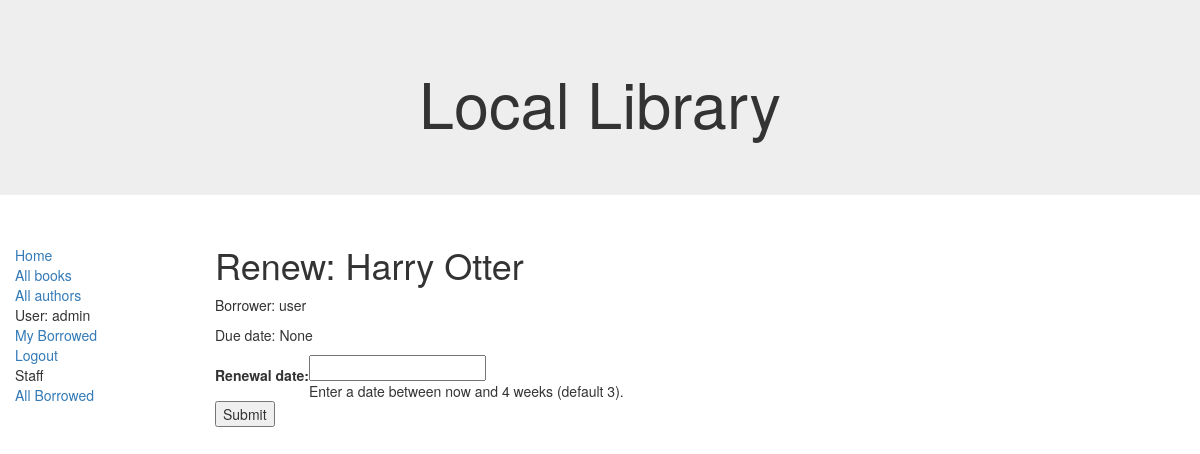
/catalog/book/2d61dfd7-d52b-4570-8035-cf29d2fbf304/renew/ (signed in), run on the app's committed database.
### catalog/models.py (models this page shows, shortened)
class BookInstance(models.Model):
    id = models.UUIDField(primary_key=True, default=uuid.uuid4,
                          help_text="Unique ID for this particular book across whole library")
    book = models.ForeignKey('Book', on_delete=models.SET_NULL, null=True)
    imprint = models.CharField(max_length=200)
    due_back = models.DateField(null=True, blank=True)
    borrower = models.ForeignKey(User, on_delete=models.SET_NULL, null=True, blank=True)
    LOAN_STATUS = (
        ('m', 'Maintenance'),
        ('o', 'On loan'),
        ('a', 'Available'),
        ('r', 'Reserved'),
    )
    status = models.CharField(max_length=1, choices=LOAN_STATUS, blank=True, default='m', help_text='Book availability')
    @property
    def is_overdue(self):
        if self.due_back and date.today() > self.due_back:
            return True
        return False
    class Meta:
        ordering = ["due_back"]
        permissions = (("can_mark_returned", "Set book as returned"),)

class Book(models.Model):
    title = models.CharField(max_length=200)
    author = models.ForeignKey('Author', on_delete=models.SET_NULL, null=True)
    summary = models.TextField(max_length=1000, help_text="Enter a brief description.")
    isbn = models.CharField('ISBN', max_length=13, help_text="13 Characters.")
    genre = models.ManyToManyField(Genre, help_text="Select a genre for the book.")
    def display_genre(self):
        """Creates a string for the genre."""
        return ', '.join([genre.name for genre in self.genre.all()[:3]])
    display_genre.short_description = 'Genre'

### catalog/views.py (the view)
# urls.py: url(r'^book/(?P<pk>[-\w]+)/renew/$', views.renew_book_librarian, name='renew-book-librarian'),
@permission_required('catalog.can_mark_returned')
def renew_book_librarian(request, pk):
    book_inst = get_object_or_404(BookInstance, pk=pk)
    if request.method == 'POST':
        form = RenewBookModelForm(request.POST)
        if form.is_valid():
            book_inst.due_back = form.cleaned_data['renewal_date']
            book_inst.save()
            return HttpResponseRedirect(reverse('all-borrowed'))
    else:
        proposed_renewal_date = datetime.date.today() + datetime.timedelta(weeks=3)
        form = RenewBookModelForm(initial={'renewal_date': proposed_renewal_date,})
    return render(request, 'catalog/book_renew_librarian.html', {'form': form, 'bookinst': book_inst})

### catalog/forms.py (shortened to what this page needs)
class RenewBookModelForm(ModelForm):
    class Meta:
        model = BookInstance
        fields = ['due_back',]
        labels = {'due_back': _('Renewal date'), }
        help_texts = {'due_back': _('Enter a date between now and 4 weeks (default 3).'), }

### catalog/templates/catalog/book_renew_librarian.html (shortened to what this page needs)
{% extends "base_generic.html" %}
{% block content %}
    <h1>Renew: {{bookinst.book.title}}</h1>
    <p>Borrower: {{bookinst.borrower}}</p>
    <p{% if bookinst.is_overdue %} class="text-danger"{% endif %}>Due date: {{bookinst.due_back}}</p>
    <form action="" method="post">
        <table>
        {{ form }}
        </table>
        <input type="submit" value="Submit" />
    </form>
{% endblock %}

### catalog/templates/base_generic.html (shortened to what this page needs)
<!DOCTYPE html>
<html lang="en">
<head>
  <link rel="stylesheet" href="https://maxcdn.bootstrapcdn.com/bootstrap/3.3.7/css/bootstrap.min.css">
  {% load static %}
  <link rel="stylesheet" href="{% static 'css/styles.css' %}">
</head>
<body>
  <div class="jumbotron text-center">
      <h1>Local Library</h1>
  </div>
  <div class="container-fluid">
    <div class="row">
      <div class="col-sm-2">
      {% block sidebar %}
      <ul class="sidebar-nav">
          <li><a href="{% url 'index' %}">Home</a></li>
          <li><a href="{% url 'books' %}">All books</a></li>
          <li><a href="{% url 'authors' %}">All authors</a></li>
          {% if user.is_authenticated %}
            <li>User: {{ user.get_username }}</li>
            <li><a href="{% url 'my-borrowed' %}">My Borrowed</a></li>
            <li><a href="{% url 'logout' %}?next={{request.path}}">Logout</a></li>
          {% else %}
            <li><a href="{% url 'login' %}?next={{request.path}}">Login</a></li>
          {% endif %}
          {% if perms.catalog.can_mark_returned %}
              <li>Staff</li>
              <li><a href="{% url 'all-borrowed' %}">All Borrowed</a></li>
          {% endif %}
      </ul>
     {% endblock %}
      </div>
      <div class="col-sm-10 ">
      {% block content %}{% endblock %}
      </div>
    </div>
  </div>
</body>
</html>

### catalog/static/css/styles.css (style rules this page uses)
.sidebar-nav { margin-top: 20px; padding: 0; list-style: none; }

### data on the page
BookInstance: book "Harry Otter", borrower "user", due_back "None"

### other printed values
{{ user.get_username }} "admin"
